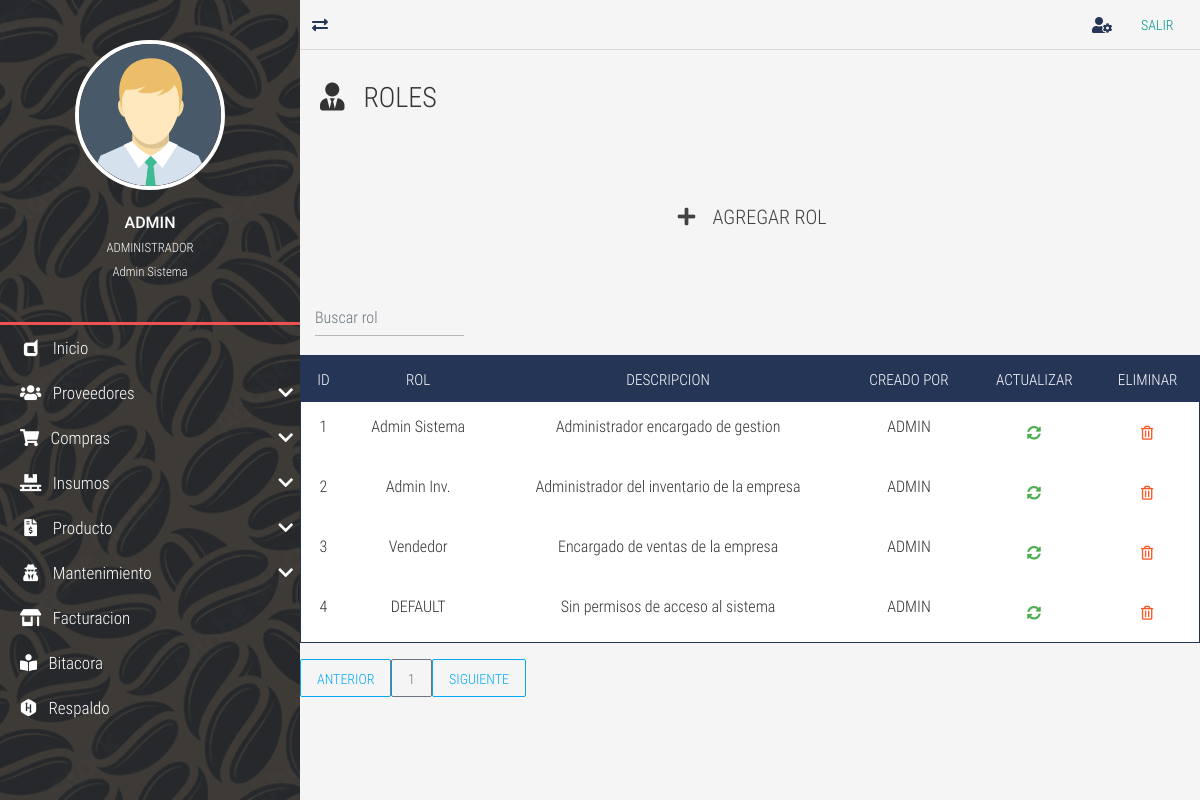
Page /rol-list/ (signed in) on the earlier database version.
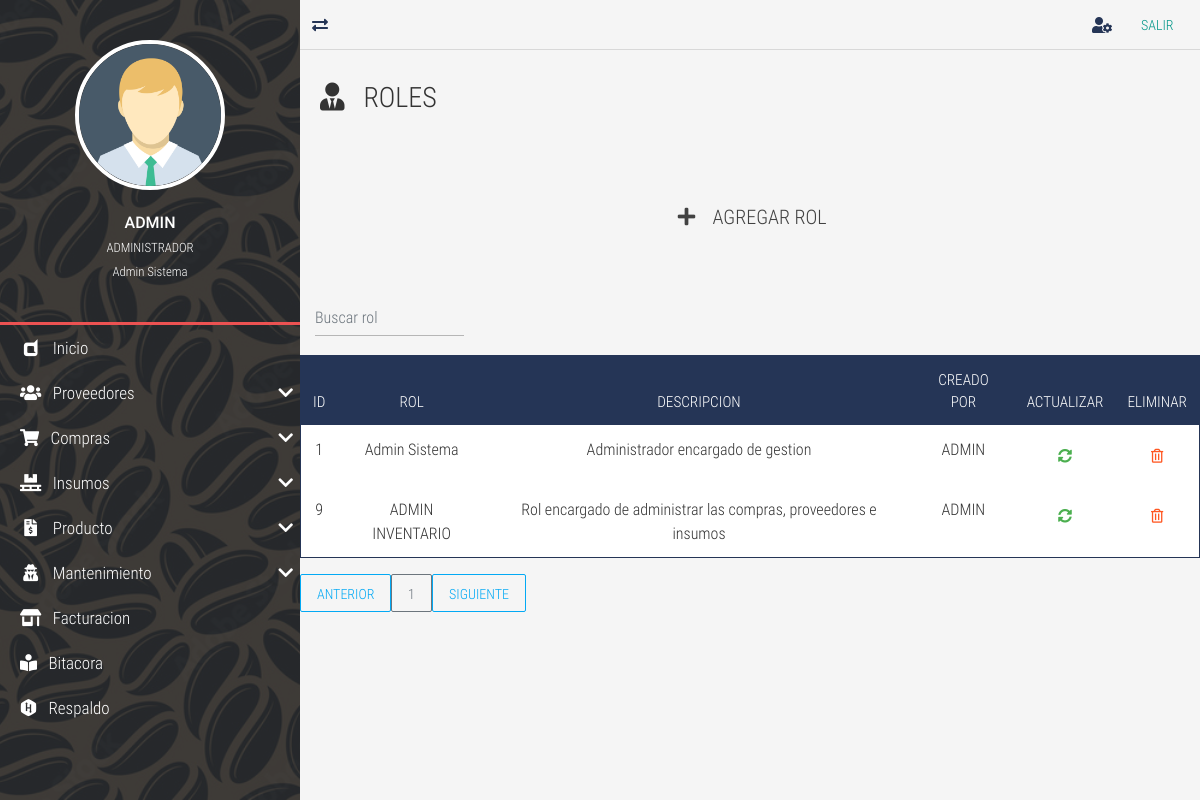
Same page on the later database version.
### tables this page shows
CREATE TABLE `TBL_ms_roles` (
  `id_rol` int NOT NULL AUTO_INCREMENT,
  `rol` varchar(50) NOT NULL DEFAULT '',
  `descripcion` varchar(100) DEFAULT NULL,
  `creado_por` varchar(50) DEFAULT NULL,
  `fecha_creacion` datetime DEFAULT NULL,
  `modificado_por` varchar(50) DEFAULT NULL,
  `fecha_modificacion` datetime DEFAULT NULL,
  PRIMARY KEY (`id_rol`)
);

### controladores/vistasControlador.php (called while the page is built)
<?php
	require_once "./modelos/vistasModelo.php";
	class vistasControlador extends vistasModelo{
		public function obtener_plantilla_controlador(){
			return require_once "./vistas/plantilla.php";
		}
		public function obtener_vistas_controlador(){
			if(isset($_GET['views'])){
				$ruta=explode("/", $_GET['views']);
				$respuesta=vistasModelo::obtener_vistas_modelo($ruta[0]);
			}else{
				$respuesta="login";
			}
			return $respuesta;
		}
	}

### index.php (called while the page is built, shortened)
<?php
	require_once "./controladores/vistasControlador.php";
	$plantilla = new vistasControlador();
	$plantilla->obtener_plantilla_controlador();

### modelos/vistasModelo.php (called while the page is built, shortened)
<?php
	class vistasModelo{
		protected static function obtener_vistas_modelo($vistas){
			$listaBlanca=["respaldo","rsp","bitacora","prueba","proveedor-list","proveedor-new","proveedor-update","client-update","company"
			,"home","insumos-list","insumos-new","insumos-update","objetos-list","objetos-new","objetos-update","inventario-list","reservation-list","reservation-new",
			"reservation-pending","reservation-search","reservation-update","user-list","rol-list","permisos-list",
			"reservation-reservation","user-new","user-search","user-update","salir","compra-list","compra-new","compra-search","compra-detalle"];
			if(in_array($vistas, $listaBlanca)){
				if(is_file("./vistas/contenidos/".$vistas."-view.php")){
					$contenido="./vistas/contenidos/".$vistas."-view.php";
				}else{
					$contenido="404";
				}
			}elseif($vistas=="login" || $vistas=="index" || $vistas=="prueba" || $vistas=="rec-correo" || $vistas=="rec-preguntas" || $vistas=="cambiocontrasena"
			|| $vistas=="primer-ingreso" || $vistas=="verifica-codigo" || $vistas=="autoregistro" || $vistas=="preguntasusuario"){
				$contenido="login";
			}else{
				$contenido="404";
			}
			return $contenido;
		}
	}

### vistas/contenidos/rol-list-view.php (the view, shortened to what this page needs)
<div class="full-box page-header">
	<h3 class="text-left">
		<i class="fas fa-user-tie"></i> &nbsp; ROLES
	</h3>
</div>
<div class="container-fluid">
	<ul class="full-box list-unstyled page-nav-tabs">
		<li>
			<div class="btn btn-dark btn-lg" data-toggle="modal" data-target="#ModalCrear"><i class="fas fa-plus fa-fw"></i> &nbsp; AGREGAR ROL</div>
		</li>
	</ul>
</div>
<?php
	$where="";
?>
<div class="container-fluid">
  <form class="d-flex">
      <input class="form-control me-2 light-table-filter" data-table="table_id" type="text"
      placeholder="Buscar rol">
</form>
</div>
      <table class="table table-striped table-dark table_id text-center" id="tblDatos">
        <thead>
        <tr>
            <th>ID</th>
            <th>ROL</th>
            <th>DESCRIPCION</th>
            <th>CREADO POR</th>
            <th>ACTUALIZAR</th>
			<th>ELIMINAR</th>
            </tr>
        </thead>
        <tbody>
		<?php
			include ("./cone.php");
			$SQL="SELECT * FROM TBL_ms_roles
			$where";
			$dato = mysqli_query($conexion, $SQL);
			if($dato -> num_rows >0){
				while($fila=mysqli_fetch_array($dato)){
			?>
		<tr>
			<td><?php echo $fila['id_rol']; ?></td>
			<td><?php echo $fila['rol']; ?></td>
			<td><?php echo $fila['descripcion']; ?></td>
			<td><?php echo $fila['creado_por']; ?></td>
			<td>
				<div class="btn btn-success" data-toggle="modal" data-target="#ModalActualizar<?php echo $fila['id_rol'];?>">
					<i class="fas fa-sync-alt"> </i>
				</div>
			</td>
			<td>
				<form class="FormularioAjax" action="<?php echo SERVERURL; ?>ajax/rolAjax.php" method="POST" data-form="delete" autocomplete="off">
				<button type="submit" class="btn btn-warning">
					<i class="far fa-trash-alt"></i>
				</button>
				</form>
			</td>
		</tr>
		<?php
			}
				}else{
		?>
		<tr class="text-center">
		<td colspan="16">No existen registros</td>
		</tr>
    <?php
		}
	?>
		</tbody>
  </table>
<div id="paginador" class=""></div>

### vistas/plantilla.php (shortened to what this page needs)
<!DOCTYPE html>
<html lang="es">
<head>
	<?php include "./vistas/inc/Link.php"; ?>
</head>
<body>
	<?php
		require_once "./controladores/vistasControlador.php";
		$IV = new vistasControlador();
		$vistas=$IV->obtener_vistas_controlador();
		if($vistas=="login" || $vistas=="404" || $vistas=="olvido-contrasena" || $vistas=="rec-correo" || $vistas=="rec-preguntas" || $vistas=="cambiocontrasena"
		 || $vistas=="primer-ingreso" || $vistas=="verifica-codigo" || $vistas=="autoregistro" || $vistas=="preguntasusuario" ){
			require_once "./vistas/contenidos/".$vistas."-view.php";
		}else{
			require_once './controladores/loginControlador.php';
	?>
	<main class="full-box main-container">
		<?php include "./vistas/inc/NavLateral.php"; ?>
		<section class="full-box page-content">
			<?php
				include "./vistas/inc/NavBar.php";
				include  $vistas;
			?>
		</section>
	</main>
	<?php
		}
	?>
</body>
</html>

### vistas/inc/Link.php (shortened to what this page needs)
<link rel="stylesheet" href="<?php echo SERVERURL; ?>vistas/css/normalize.css">
<link rel="stylesheet" href="<?php echo SERVERURL; ?>vistas/css/bootstrap.min.css">
<link rel="stylesheet" href="<?php echo SERVERURL; ?>vistas/css/bootstrap-material-design.min.css">
<link rel="stylesheet" href="<?php echo SERVERURL; ?>vistas/css/all.css">
<link rel="stylesheet" href="<?php echo SERVERURL; ?>vistas/css/sweetalert2.min.css">
<link rel="stylesheet" href="<?php echo SERVERURL; ?>vistas/css/jquery.mCustomScrollbar.css">
<link rel="stylesheet" href="<?php echo SERVERURL; ?>vistas/css/style.css">
<link rel="stylesheet" href="<?php echo SERVERURL; ?>vistas/css/estilos-login.css">

### vistas/inc/NavLateral.php (shortened to what this page needs)
<section class="full-box nav-lateral">
	<div class="full-box nav-lateral-content">
		<figure class="full-box nav-lateral-avatar">
			<img src="<?php echo SERVERURL; ?>vistas/assets/avatar/Avatar.png" class="img-fluid" alt="Avatar">
			<figcaption class="roboto-medium text-center">
				<?php echo $_SESSION['usuario_login']?>
				<br><small class="roboto-condensed-light"><?php echo $_SESSION['nombre_usuario']?> </small>
				<br><small class="roboto-condensed-light"><?php echo $_SESSION['rol']?> </small>
			</figcaption>
		</figure>
		<div class="full-box nav-lateral-bar"></div>
		<nav class="full-box nav-lateral-menu">
			<ul>
			<?php
			if($_SESSION['rol']=='Admin Sistema'){
				?>
				<li>
					<a href="<?php echo SERVERURL; ?>home/"><i class="fab fa-dashcube fa-fw"></i> &nbsp; Inicio</a>
				</li>
				<li>
					<a href="#" class="nav-btn-submenu"><i class="fas fa-users fa-fw"></i> &nbsp; Proveedores <i class="fas fa-chevron-down"></i></a>
				</li>
				<li>
					<a href="#" class="nav-btn-submenu"><i class="fas fa-shopping-cart"></i></i> &nbsp; Compras <i class="fas fa-chevron-down"></i></a>
				</li>
				<li>
					<a href="#" class="nav-btn-submenu"><i class="fas fa-pallet fa-fw"></i> &nbsp; Insumos <i class="fas fa-chevron-down"></i></a>
				</li>
				<li>
					<a href="#" class="nav-btn-submenu"><i class="fas fa-file-invoice-dollar fa-fw"></i> &nbsp; Producto <i class="fas fa-chevron-down"></i></a>
				</li>
				<li>
					<a href="#" class="nav-btn-submenu"><i class="fas  fa-user-secret fa-fw"></i> &nbsp; Mantenimiento <i class="fas fa-chevron-down"></i></a>
				</li>
				<li>
					<a href="<?php echo SERVERURL; ?>company/"><i class="fas fa-store-alt fa-fw"></i> &nbsp; Facturacion</a>
				</li>
				<li>
					<a href="<?php echo SERVERURL; ?>bitacora/"><i class="fas fa-book-reader"></i> &nbsp; Bitacora</a>
				</li>
				<li>
					<a href="<?php echo SERVERURL; ?>respaldo/"><i class="fab fa-hackerrank"></i></i> &nbsp; Respaldo</a>
				</li>
				<?php
				}?>
			</ul>
		</nav>
	</div>
</section>

### vistas/inc/NavBar.php
<nav class="full-box navbar-info">
	<a href="#" class="float-left show-nav-lateral">
		<i class="fas fa-exchange-alt"></i>
	</a>
	<a href="<?php echo SERVERURL; ?>user-update/">
		<i class="fas fa-user-cog"></i>
	</a>
	<a href="<?php echo SERVERURL?>salir/"><button type="button"
	class="btn btn-primary">Salir</button></a>
</nav>

### vistas/css/all.css (style rules this page uses)
.fa, .fas, .far, .fal, .fab { -moz-osx-font-smoothing: grayscale; -webkit-font-smoothing: antialiased; display: inline-block; font-style: normal; font-variant: normal; text-rendering: auto; line-height: 1; }
.fa-fw { text-align: center; width: 1.25em; }
.fa-book-reader:before { content: "\f5da"; }
.fa-chevron-down:before { content: "\f078"; }
.fa-dashcube:before { content: "\f210"; }
.fa-exchange-alt:before { content: "\f362"; }
.fa-file-invoice-dollar:before { content: "\f571"; }
.fa-hackerrank:before { content: "\f5f7"; }
.fa-pallet:before { content: "\f482"; }
.fa-plus:before { content: "\f067"; }
.fa-shopping-cart:before { content: "\f07a"; }
.fa-store-alt:before { content: "\f54f"; }
.fa-sync-alt:before { content: "\f2f1"; }
.fa-trash-alt:before { content: "\f2ed"; }
.fa-user-cog:before { content: "\f4fe"; }
.fa-user-secret:before { content: "\f21b"; }
.fa-user-tie:before { content: "\f508"; }
.fa-users:before { content: "\f0c0"; }
.fab { font-family: 'Font Awesome 5 Brands'; }
.far { font-family: 'Font Awesome 5 Free'; font-weight: 400; }
.fa, .fas { font-family: 'Font Awesome 5 Free'; font-weight: 900; }

### vistas/css/style.css (style rules this page uses)
:root { --color-one: #F5F5F5; --color-two: #24292E; --color-three: #EC5252; --form-color: #14111A; --accent-color: #253556; --border-color: #D8D8D8; }
body,html { font-family: 'roboto_condensed_light'; width: 100vw; height: 100vh; background-color: var(--color-one); color: #333; font-size: 16px; }
.full-box { margin: 0; padding: 0; box-sizing: border-box; width: 100%; }
.page-header { padding: 30px 20px 60px 20px; }
.page-header > :nth-child(1) { padding-bottom: 7px; }
.page-nav-tabs { display: flex; justify-content: center; flex-wrap: wrap; margin-bottom: 30px; }
.page-nav-tabs li, .page-nav-tabs li a { height: 40px; line-height: 40px; }
.page-nav-tabs li { margin: 5px 20px; }
.table .btn { margin-bottom: 0; }
.table thead th { color: #FFF; }
.table tbody tr { color: #333; transition: all .2s ease-in-out; }
.table-dark, .table { background-color: #fff; }
.table-dark { border: 1px solid var(--accent-color); }
.table-dark thead tr { background-color: var(--accent-color); }
.table-dark td, .table-dark thead th, .table-dark th { border: none; }
table form { margin-bottom: 0; }
.roboto-medium { font-family: 'roboto_medium_regular'; }
.roboto-condensed-light { font-family: 'roboto_condensed_light'; }
.main-container { height: 100%; position: absolute; top: 0; left: 0; overflow: hidden; }
.page-content, .nav-lateral { height: 100%; overflow: hidden; }
.page-content { position: relative; padding-left: 300px; transition: all .2s ease-in-out; padding-bottom: 20px; }
.nav-lateral { width: 300px; position: absolute; top: 0; left: 0; z-index: 1; transition: all .2s ease-in-out; background-image: url('../assets/img/adobe.jpg'); background-position: center center; background-size: cover; }
.nav-lateral-content { max-width: 300px; height: 100%; background-color: rgba(36, 41, 46, .8); }
.nav-lateral-bar { height: 3px; background-color: var(--color-three); }
.nav-lateral-avatar { padding: 40px 0; }
.nav-lateral-avatar img { width: 50%; margin: 0 auto; display: block; border: 4px solid #FFF; border-radius: 100%; }
.nav-lateral-avatar figcaption { margin-top: 20px; color: #FFF; }
.nav-lateral-menu { height: auto; }
.nav-lateral-menu ul { margin: 0; padding: 0; list-style: none; }
.nav-lateral-menu ul li { width: 100%; height: auto; }
.nav-lateral-menu ul li a { display: block; width: 100%; height: 45px; line-height: 45px; text-decoration: none; color: #FFF; font-size: 17px; box-sizing: border-box; padding-left: 20px; transition: all .2s ease-in-out; }
.nav-lateral-menu .fa-chevron-down, .nav-lateral-menu .fa-chevron-up { float: right; height: 45px; line-height: 45px; margin-right: 7px; transition: all .2s ease-in-out; }
.navbar-info { height: 50px; border-bottom: 1px solid var(--border-color); text-align: right; padding-right: 10px; }
.navbar-info a { color: var(--accent-color); height: 50px; min-width: 40px; text-align: center; line-height: 50px; display: inline-block; transition: all .2s ease-out; user-select: none; }

Differences in the rows shown:
removed tbl_ms_roles: id_rol "2", rol "Admin Inv.", descripcion "Administrador del inventario de la empresa", creado_por "ADMIN"
removed tbl_ms_roles: id_rol "3", rol "Vendedor", descripcion "Encargado de ventas de la empresa", creado_por "ADMIN"
removed tbl_ms_roles: id_rol "4", rol "DEFAULT", descripcion "Sin permisos de acceso al sistema", creado_por "ADMIN"
added tbl_ms_roles: id_rol "9", rol "ADMIN INVENTARIO", descripcion "Rol encargado de administrar las compras, proveedores e insumos", creado_por "ADMIN"
